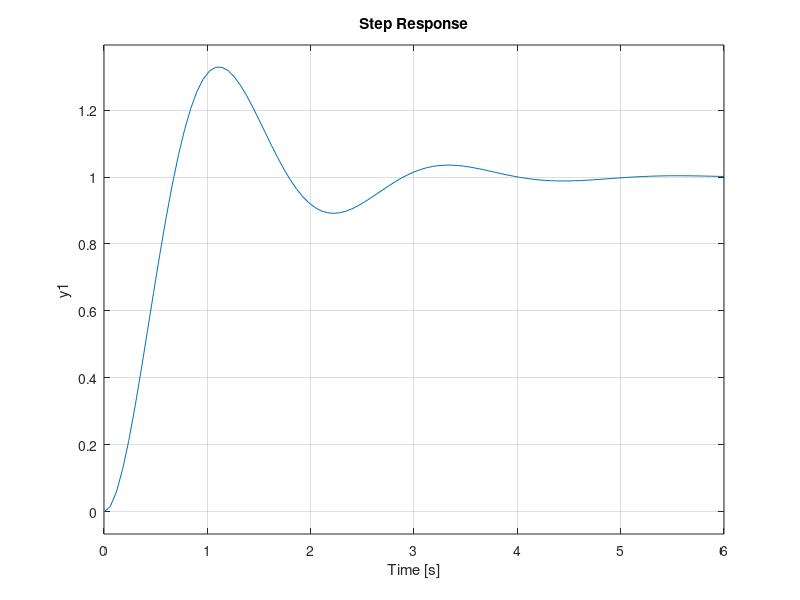

MATLAB code to generate this figure: (Note: this script raises an error after producing the figure.)
clc;
clear all;
close all;

subplot(3,1,1)
sys1 = tf([9],[1 2 9]);
step(sys1)
s1= stepinfo(sys1)
hold on;
sys2 = tf([9],[1 1 9]);
step(sys2)
s2 = stepinfo(sys2)

subplot(3,1,2)
bode(sys1)
hold on;
bode(sys2)

subplot(3,1,3)
nyquistplot(sys1)
hold on;
nyquistplot(sys2)